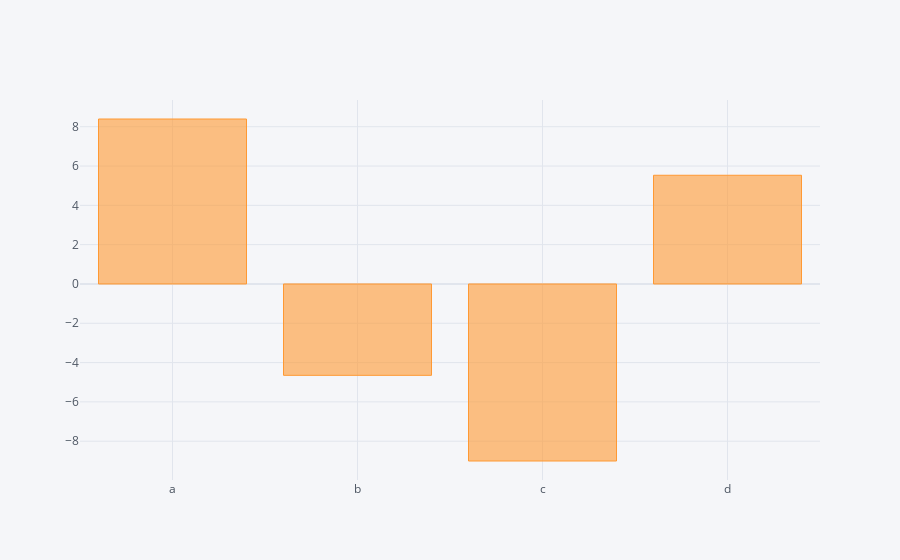

The notebook cell this image was saved under:
### Code cell
df.sum().iplot(kind = 'bar')

### Figure 1 — Plotly figure (JSON) as saved in the notebook; plotly's stock layout.template omitted (floating-point values rounded to 4 significant figures)
{"data": [{"marker": {"color": "rgba(255, 153, 51, 0.6)", "line": {"color": "rgba(255, 153, 51, 1.0)", "width": 1}}, "name": "None", "orientation": "v", "text": "", "x": ["a", "b", "c", "d"], "y": [8.395, -4.649, -9.008, 5.532], "type": "bar"}], "layout": {"legend": {"bgcolor": "#F5F6F9", "font": {"color": "#4D5663"}}, "paper_bgcolor": "#F5F6F9", "plot_bgcolor": "#F5F6F9", "title": {"font": {"color": "#4D5663"}}, "xaxis": {"gridcolor": "#E1E5ED", "showgrid": true, "tickfont": {"color": "#4D5663"}, "title": {"font": {"color": "#4D5663"}, "text": ""}, "zerolinecolor": "#E1E5ED"}, "yaxis": {"gridcolor": "#E1E5ED", "showgrid": true, "tickfont": {"color": "#4D5663"}, "title": {"font": {"color": "#4D5663"}, "text": ""}, "zerolinecolor": "#E1E5ED"}}}
